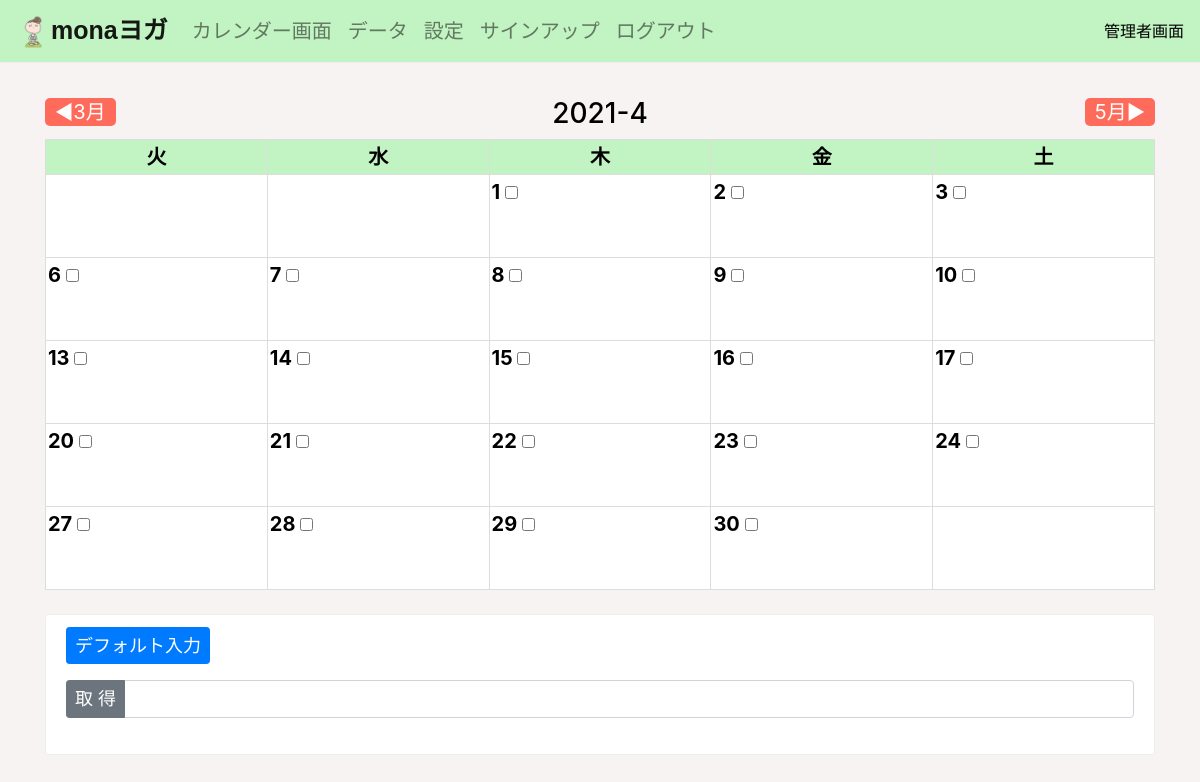
Page /book_admin/0 (signed in) on the earlier database version.
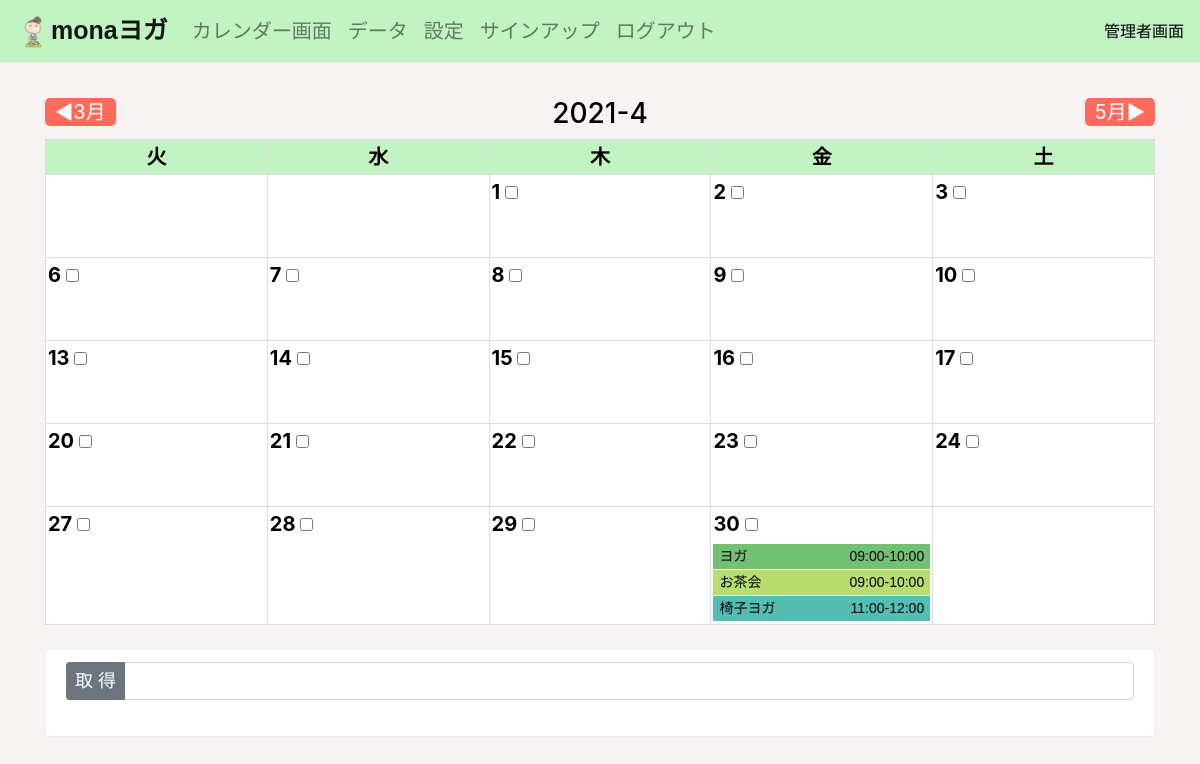
Same page on the later database version.
### yogaapp/models.py (models this page shows, shortened)
class PlanModel(models.Model):
    date = models.DateField('日付', null=True)
    month = models.CharField('年月', max_length=10, default=0)
    plan = models.CharField('プラン', max_length=100, default=0)
    short_plan_name = models.CharField('短縮プラン名', max_length=100, default=0)
    number_of_people = models.IntegerField('プランの予約人数', null=True, blank=True, default=0)
    booked_people = models.TextField('プランの予約者', default='', null=True, blank=True)
    booked_people_name = models.TextField('プランの予約者の名前', default='', null=True, blank=True)
    time = models.CharField('時間', max_length=50, default='10～11')
    location = models.CharField('場所', max_length=50, default='スタジオ')
    max_book = models.IntegerField('最大予約人数', default=7)
    plan_num = models.IntegerField('モデルナンバー', default=0)

### yogaapp/views/view2.py (the view, shortened to what this page needs)
# urls.py: path('book_admin/<month>', book_adminfunc, name='book_admin'),
@login_required
def book_adminfunc(request, month):
    a = CALENDAR_ADMIN(month)
    a.adjust_year_month() #表示月の設定．
    month2 = a.month #表示月の取得
    year = a.year
    (pre_month, next_month) = a.make_pre_next_month() #前月と翌月を取得
    c_list = a.get_calendar() #カレンダーリストを生成
    object_list = a.make_object_list() #表示月のプランのオブジェクトを生成
    calendar_list_all = a.main(c_list, object_list) #templatesに送るプランのオブジェクトをまとめたリスト
    monday = a.monday #月曜日，日曜日の有無
    setting_plan_model_exist = a.exist_plan(object_list) #表示月のプランの種類
    total_checkbox = a.checkbox_counts(c_list) #チェックボックスの数を取得
    default_needs = a.djage_default_input(object_list)
    setting_plan_model = SettingPlanModel.objects.all().order_by('plan_num')
    context = {
        'default_needs': default_needs,
        'month': month,
        'month2': month2,
        'year': year,
        'calendar_list_all': calendar_list_all,
        'total_checkbox': total_checkbox,
        'setting_plan_model': enumerate(setting_plan_model),
        'setting_plan_model2': setting_plan_model,
        'next_month': next_month,
        'pre_month': pre_month,
        'monday': monday,
    }
    return render(request, 'book_admin.html', context)

### yogaapp/views/view2.py (called while the page is built)
    def adjust_year_month(self):
        now = datetime.datetime.now(pytz.timezone('Asia/Tokyo'))
        self.year = now.year
        self.month = int(int(self.month_num) / 100 + now.month)
        if self.month > 12:
            self.year += 1
            self.month -= 12

    def make_pre_next_month(self):
        next_month = self.month + 1
        pre_month = self.month - 1
        if next_month > 12:
            next_month -= 12 * abs(int(next_month/12))
        if next_month <= 0:
            next_month += 12 * (abs(int(next_month/12)) + 1)
        if pre_month > 12:
            pre_month -= 12 * abs(int(pre_month/12))
        if pre_month <= 0:
            pre_month += 12 * (abs(int(pre_month/12)) + 1)
        return pre_month, next_month

    def exist_plan(self, object_list):
        plan_exist_list = set(item.plan for item in object_list)
        setting_plan_model = SettingPlanModel.objects.all().order_by('plan_num')
        setting_plan_model_exist = []
        for item in setting_plan_model:
            if item.name in plan_exist_list:
                setting_plan_model_exist.append(item)
        return setting_plan_model_exist

### templates/book_admin.html (shortened to what this page needs)
{% extends 'base.html' %}
{% load static %}
{% block customcss %}
<link rel="stylesheet" type="text/css" href="{% static 'book_admin.css' %}">
{% endblock customcss %}
{% block header %}
{% include 'header_admin.html' %}
{% endblock header %}
{% block content %}
<div class="container">
    <br>
    <div class="row">
        <div class="col-4" style="text-align: left;">
            <a href="" class="next-month" onclick="pre_month()">◀{{ pre_month }}月</a>
        </div>
        <div class="col-4">
            <h3 class="this-month">{{ year }}-{{ month2 }}</h3>
        </div>
        <div class="col-4" style="text-align: right;">
            <a href="" class="next-month" onclick="next_month()">{{ next_month }}月▶</a>
        </div>
    </div>
    <table width="100%">
        <thead style="background-color: rgb(194, 243, 194);">
            <th>火</th>
            <th>水</th>
            <th>木</th>
            <th>金</th>
            <th>土</th>
        </thead>
        {% for calendar_list in calendar_list_all %}
        <tr class="box">
            {% for c, object, plans in calendar_list %}
            <th>
                <p class="c">
                    {{ c }}
                    {% if c != ' ' %}
                    <input type="checkbox" class="checks" value="{{ c }}">
                    {% endif %}
                </p>
                {% if object != '' %}
                <a href="{% url 'detail' month object.date %}">
                    {% for plan in plans %}
                    <div class="when_big">
                        <p class="yoga_set yoga{{ plan.plan_num }}">{{ plan.plan}} <span class="hidden">{{ plan.time }}</span></p>
                    </div>
                    {% endfor %}
                </a>
                {% endif %}
            </th>
            {% endfor %}
        </tr>
        {% endfor %}
    </table>
    <br>
    <div class="alert alert-warning setting" role="alert">
        <form action="" method="POST" name="form1">{% csrf_token %}
            {% if default_needs %}
            <p>
                <input type="submit" class="btn btn-primary btn-sm" onclick="default_click()" value="デフォルト入力">
            </p>
            {% endif %}
            <div class="input-group flex-nowrap">
                <div class="input-group-prepend">
                    <input type="button" class="btn btn-secondary btn-sm" onclick="check_click()" value="取 得">
                </div>
                <input type="" class="form-control" placeholder="" id="checked" name="select_days" readonly
                    style="background-color: #fff;">
            </div>
            <br>
        </form>
    </div>
</div>
{% endblock content %}

Differences in the rows shown:
added PlanModel: c "30", plan "ヨガ", time "09:00-10:00"
added PlanModel: plan "お茶会", time "09:00-10:00", shown under "30"
added PlanModel: plan "椅子ヨガ", time "11:00-12:00", shown under "30"
Other differences:
form field value: "デフォルト入力" → (not shown)
list line gone: "30 ☐"
